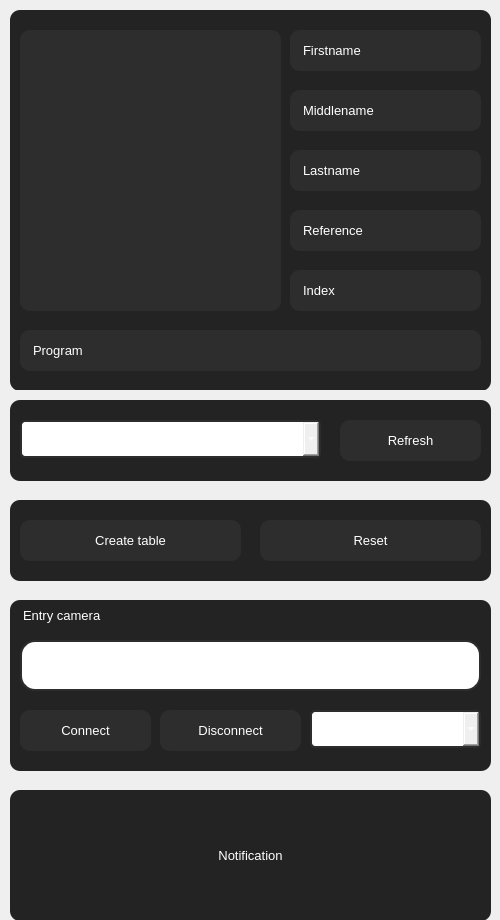
                <widget class="QFrame" name="left_frame">
                 <property name="minimumSize">
                  <size>
                   <width>500</width>
                   <height>0</height>
                  </size>
                 </property>
                 <property name="maximumSize">
                  <size>
                   <width>400</width>
                   <height>16777215</height>
                  </size>
                 </property>
                 <property name="styleSheet">
                  <string notr="true"/>
                 </property>
                 <property name="frameShape">
                  <enum>QFrame::NoFrame</enum>
                 </property>
                 <property name="frameShadow">
                  <enum>QFrame::Raised</enum>
                 </property>
                 <layout class="QVBoxLayout" name="verticalLayout_6">
                  <property name="spacing">
                   <number>0</number>
                  </property>
                  <property name="leftMargin">
                   <number>0</number>
                  </property>
                  <property name="topMargin">
                   <number>0</number>
                  </property>
                  <property name="rightMargin">
                   <number>0</number>
                  </property>
                  <property name="bottomMargin">
                   <number>0</number>
                  </property>
                  <item>
                   <widget class="QFrame" name="info_frame">
                    <property name="minimumSize">
                     <size>
                      <width>0</width>
                      <height>390</height>
                     </size>
                    </property>
                    <property name="maximumSize">
                     <size>
                      <width>16777215</width>
                      <height>390</height>
                     </size>
                    </property>
                    <property name="frameShape">
                     <enum>QFrame::NoFrame</enum>
                    </property>
                    <property name="frameShadow">
                     <enum>QFrame::Raised</enum>
                    </property>
                    <widget class="QLabel" name="image">
                     <property name="geometry">
                      <rect>
                       <x>20</x>
                       <y>30</y>
                       <width>261</width>
                       <height>281</height>
                      </rect>
                     </property>
                     <property name="font">
                      <font>
                       <family>Arial</family>
                       <pointsize>14</pointsize>
                       <weight>50</weight>
                       <bold>false</bold>
                      </font>
                     </property>
                     <property name="styleSheet">
                      <string notr="true">QLabel{
	color: rgb(255, 255, 255);
	background-color: rgb(45, 45, 45);
	border-radius: 10px;
}</string>
                     </property>
                     <property name="text">
                      <string/>
                     </property>
                     <property name="pixmap">
                      <pixmap resource="../resource/asset.qrc">:/icons/asset/image.svg</pixmap>
                     </property>
                     <property name="alignment">
                      <set>Qt::AlignCenter</set>
                     </property>
                    </widget>
                    <widget class="QLabel" name="firstname">
                     <property name="geometry">
                      <rect>
                       <x>290</x>
                       <y>30</y>
                       <width>191</width>
                       <height>41</height>
                      </rect>
                     </property>
                     <property name="font">
                      <font>
                       <family>MS Shell Dlg 2</family>
                       <pointsize>10</pointsize>
                       <weight>50</weight>
                       <bold>false</bold>
                      </font>
                     </property>
                     <property name="styleSheet">
                      <string notr="true">QLabel{
	color: rgb(255, 255, 255);
	background-color: rgb(45, 45, 45);
	border-radius: 10px;
	padding-left:10px;

}</string>
                     </property>
                     <property name="text">
                      <string>Firstname</string>
                     </property>
                     <property name="alignment">
                      <set>Qt::AlignLeading|Qt::AlignLeft|Qt::AlignVCenter</set>
                     </property>
                    </widget>
                    <widget class="QLabel" name="middlename">
                     <property name="geometry">
                      <rect>
                       <x>290</x>
                       <y>90</y>
                       <width>191</width>
                       <height>41</height>
                      </rect>
                     </property>
                     <property name="font">
                      <font>
                       <family>MS Shell Dlg 2</family>
                       <pointsize>10</pointsize>
                       <weight>50</weight>
                       <bold>false</bold>
                      </font>
                     </property>
                     <property name="styleSheet">
                      <string notr="true">QLabel{
	color: rgb(255, 255, 255);
	background-color: rgb(45, 45, 45);
	border-radius: 10px;
	padding-left:10px;

}</string>
                     </property>
                     <property name="text">
                      <string>Middlename</string>
                     </property>
                     <property name="alignment">
                      <set>Qt::AlignLeading|Qt::AlignLeft|Qt::AlignVCenter</set>
                     </property>
                    </widget>
                    <widget class="QLabel" name="lastname">
                     <property name="geometry">
                      <rect>
                       <x>290</x>
                       <y>150</y>
                       <width>191</width>
                       <height>41</height>
                      </rect>
                     </property>
                     <property name="font">
                      <font>
                       <family>MS Shell Dlg 2</family>
                       <pointsize>10</pointsize>
                       <weight>50</weight>
                       <bold>false</bold>
                      </font>
                     </property>
                     <property name="styleSheet">
                      <string notr="true">QLabel{
	color: rgb(255, 255, 255);
	background-color: rgb(45, 45, 45);
	border-radius: 10px;
	padding-left:10px;

}



</string>
                     </property>
                     <property name="text">
                      <string>Lastname</string>
                     </property>
                     <property name="alignment">
                      <set>Qt::AlignLeading|Qt::AlignLeft|Qt::AlignVCenter</set>
                     </property>
                    </widget>
                    <widget class="QLabel" name="refrence">
                     <property name="geometry">
                      <rect>
                       <x>290</x>
                       <y>210</y>
                       <width>191</width>
                       <height>41</height>
                      </rect>
                     </property>
                     <property name="font">
                      <font>
                       <family>MS Shell Dlg 2</family>
                       <pointsize>10</pointsize>
                       <weight>50</weight>
                       <bold>false</bold>
                      </font>
                     </property>
                     <property name="styleSheet">
                      <string notr="true">QLabel{
	color: rgb(255, 255, 255);
	background-color: rgb(45, 45, 45);
	border-radius: 10px;
	padding-left:10px;

}</string>
                     </property>
                     <property name="text">
                      <string>Reference</string>
                     </property>
                     <property name="alignment">
                      <set>Qt::AlignLeading|Qt::AlignLeft|Qt::AlignVCenter</set>
                     </property>
                    </widget>
                    <widget class="QLabel" name="index">
                     <property name="geometry">
                      <rect>
                       <x>290</x>
                       <y>270</y>
                       <width>191</width>
                       <height>41</height>
                      </rect>
                     </property>
                     <property name="font">
                      <font>
                       <family>MS Shell Dlg 2</family>
                       <pointsize>10</pointsize>
                       <weight>50</weight>
                       <bold>false</bold>
                      </font>
                     </property>
                     <property name="styleSheet">
                      <string notr="true">QLabel{
	color: rgb(255, 255, 255);
	background-color: rgb(45, 45, 45);
	border-radius: 10px;
	padding-left:10px;

}</string>
                     </property>
                     <property name="text">
                      <string>Index</string>
                     </property>
                     <property name="alignment">
                      <set>Qt::AlignLeading|Qt::AlignLeft|Qt::AlignVCenter</set>
                     </property>
                    </widget>
                    <widget class="QLabel" name="program">
                     <property name="geometry">
                      <rect>
                       <x>20</x>
                       <y>330</y>
                       <width>461</width>
                       <height>41</height>
                      </rect>
                     </property>
                     <property name="font">
                      <font>
                       <family>MS Shell Dlg 2</family>
                       <pointsize>10</pointsize>
                       <weight>50</weight>
                       <bold>false</bold>
                      </font>
                     </property>
                     <property name="styleSheet">
                      <string notr="true">QLabel{
	color: rgb(255, 255, 255);
	background-color: rgb(45, 45, 45);
	border-radius: 10px;
	padding-left:10px;

}</string>
                     </property>
                     <property name="text">
                      <string>Program</string>
                     </property>
                     <property name="alignment">
                      <set>Qt::AlignLeading|Qt::AlignLeft|Qt::AlignVCenter</set>
                     </property>
                    </widget>
                    <widget class="QLabel" name="image_2">
                     <property name="geometry">
                      <rect>
                       <x>10</x>
                       <y>10</y>
                       <width>481</width>
                       <height>381</height>
                      </rect>
                     </property>
                     <property name="font">
                      <font>
                       <family>Arial</family>
                       <pointsize>14</pointsize>
                       <weight>50</weight>
                       <bold>false</bold>
                      </font>
                     </property>
                     <property name="styleSheet">
                      <string notr="true">QLabel{
	color: rgb(255, 255, 255);
	background-color: rgb(35, 35, 35);
	border-radius: 10px;
}</string>
                     </property>
                     <property name="text">
                      <string/>
                     </property>
                     <property name="alignment">
                      <set>Qt::AlignCenter</set>
                     </property>
                    </widget>
                    <zorder>image_2</zorder>
                    <zorder>image</zorder>
                    <zorder>firstname</zorder>
                    <zorder>middlename</zorder>
                    <zorder>lastname</zorder>
                    <zorder>refrence</zorder>
                    <zorder>index</zorder>
                    <zorder>program</zorder>
                   </widget>
                  </item>
                  <item>
                   <widget class="QFrame" name="frame_3">
                    <property name="minimumSize">
                     <size>
                      <width>0</width>
                      <height>530</height>
                     </size>
                    </property>
                    <property name="maximumSize">
                     <size>
                      <width>16777215</width>
                      <height>530</height>
                     </size>
                    </property>
                    <property name="frameShape">
                     <enum>QFrame::NoFrame</enum>
                    </property>
                    <property name="frameShadow">
                     <enum>QFrame::Raised</enum>
                    </property>
                    <widget class="QLabel" name="label_notification">
                     <property name="geometry">
                      <rect>
                       <x>10</x>
                       <y>400</y>
                       <width>481</width>
                       <height>131</height>
                      </rect>
                     </property>
                     <property name="font">
                      <font>
                       <family>MS Shell Dlg 2</family>
                       <pointsize>10</pointsize>
                       <weight>50</weight>
                       <bold>false</bold>
                      </font>
                     </property>
                     <property name="styleSheet">
                      <string notr="true">QLabel{
	color: rgb(255, 255, 255);
	background-color: rgb(35, 35, 35);
	border-radius: 10px;
}</string>
                     </property>
                     <property name="text">
                      <string>Notification</string>
                     </property>
                     <property name="alignment">
                      <set>Qt::AlignCenter</set>
                     </property>
                     <property name="wordWrap">
                      <bool>true</bool>
                     </property>
                    </widget>
                    <widget class="QLineEdit" name="camera_ip">
                     <property name="geometry">
                      <rect>
                       <x>20</x>
                       <y>250</y>
                       <width>461</width>
                       <height>51</height>
                      </rect>
                     </property>
                     <property name="font">
                      <font>
                       <pointsize>10</pointsize>
                      </font>
                     </property>
                     <property name="styleSheet">
                      <string notr="true">QLineEdit{
	color: rgb(255, 255, 255);
	border: 2px solid  rgb(45, 45, 45);
	border-radius:15px;
	padding-left: 50px;
}

QLineEdit:hover{
	border:2px solid rgb(35, 35, 35);
}

QLineEdit:focus{
	border:2px solid rgb(255, 255, 255);
}</string>
                     </property>
                     <property name="placeholderText">
                      <string>Camera Id/IP ?</string>
                     </property>
                     <property name="clearButtonEnabled">
                      <bool>true</bool>
                     </property>
                    </widget>
                    <widget class="QPushButton" name="btn_connect_detect">
                     <property name="geometry">
                      <rect>
                       <x>20</x>
                       <y>320</y>
                       <width>131</width>
                       <height>41</height>
                      </rect>
                     </property>
                     <property name="font">
                      <font>
                       <pointsize>10</pointsize>
                      </font>
                     </property>
                     <property name="styleSheet">
                      <string notr="true">QPushButton{
	color: rgb(255, 255, 255);
	background-color: rgb(45, 45, 45);
	border:none;
	border-radius: 10px;
}

QPushButton:hover{
	border-radius: 20px;
}

QPushButton:pressed{
	border: 2px solid rgb(255,255,255);	
}</string>
                     </property>
                     <property name="text">
                      <string>Connect</string>
                     </property>
                     <property name="icon">
                      <iconset resource="../resource/asset.qrc">
                       <normaloff>:/icons/asset/video.svg</normaloff>:/icons/asset/video.svg</iconset>
                     </property>
                     <property name="iconSize">
                      <size>
                       <width>30</width>
                       <height>30</height>
                      </size>
                     </property>
                     <property name="flat">
                      <bool>true</bool>
                     </property>
                    </widget>
                    <widget class="QLabel" name="label_27">
                     <property name="geometry">
                      <rect>
                       <x>30</x>
                       <y>260</y>
                       <width>41</width>
                       <height>31</height>
                      </rect>
                     </property>
                     <property name="text">
                      <string/>
                     </property>
                     <property name="pixmap">
                      <pixmap resource="../resource/asset.qrc">:/icons/asset/video.svg</pixmap>
                     </property>
                    </widget>
                    <widget class="QPushButton" name="btn_disconnect">
                     <property name="geometry">
                      <rect>
                       <x>160</x>
                       <y>320</y>
                       <width>141</width>
                       <height>41</height>
                      </rect>
                     </property>
                     <property name="font">
                      <font>
                       <pointsize>10</pointsize>
                      </font>
                     </property>
                     <property name="styleSheet">
                      <string notr="true">QPushButton{
	color: rgb(255, 255, 255);
	background-color: rgb(45, 45, 45);
	border:none;
	border-radius: 10px;
}

QPushButton:hover{
	border-radius: 20px;
}

QPushButton:pressed{
	border: 2px solid rgb(255,255,255);	
}</string>
                     </property>
                     <property name="text">
                      <string>Disconnect</string>
                     </property>
                     <property name="icon">
                      <iconset resource="../resource/asset.qrc">
                       <normaloff>:/icons/asset/video-off.svg</normaloff>:/icons/asset/video-off.svg</iconset>
                     </property>
                     <property name="iconSize">
                      <size>
                       <width>30</width>
                       <height>30</height>
                      </size>
                     </property>
                     <property name="flat">
                      <bool>true</bool>
                     </property>
                    </widget>
                    <widget class="QComboBox" name="comboBox">
                     <property name="geometry">
                      <rect>
                       <x>310</x>
                       <y>320</y>
                       <width>171</width>
                       <height>38</height>
                      </rect>
                     </property>
                     <property name="minimumSize">
                      <size>
                       <width>0</width>
                       <height>38</height>
                      </size>
                     </property>
                     <property name="maximumSize">
                      <size>
                       <width>16777215</width>
                       <height>38</height>
                      </size>
                     </property>
                     <property name="font">
                      <font>
                       <pointsize>10</pointsize>
                      </font>
                     </property>
                     <property name="styleSheet">
                      <string notr="true">QComboBox{
	color: rgb(255, 255, 255);
	border: 2px solid rgb(45, 45, 45);
	padding-left:10px;
	border-radius: 5px;
}</string>
                     </property>
                     <property name="frame">
                      <bool>false</bool>
                     </property>
                    </widget>
                    <widget class="QLabel" name="firstname_23">
                     <property name="geometry">
                      <rect>
                       <x>10</x>
                       <y>210</y>
                       <width>481</width>
                       <height>171</height>
                      </rect>
                     </property>
                     <property name="font">
                      <font>
                       <family>Arial</family>
                       <pointsize>10</pointsize>
                       <weight>50</weight>
                       <bold>false</bold>
                      </font>
                     </property>
                     <property name="styleSheet">
                      <string notr="true">QLabel{
	color: rgb(255, 255, 255);
	background-color: rgb(35, 35, 35);
	border-radius: 10px;
	padding-left:10px;
	padding-top:5px;
}</string>
                     </property>
                     <property name="text">
                      <string>Entry camera</string>
                     </property>
                     <property name="alignment">
                      <set>Qt::AlignLeading|Qt::AlignLeft|Qt::AlignTop</set>
                     </property>
                    </widget>
                    <widget class="QLabel" name="firstname_24">
                     <property name="geometry">
                      <rect>
                       <x>10</x>
                       <y>110</y>
                       <width>481</width>
                       <height>81</height>
                      </rect>
                     </property>
                     <property name="font">
                      <font>
                       <family>Arial</family>
                       <pointsize>10</pointsize>
                       <weight>50</weight>
                       <bold>false</bold>
                      </font>
                     </property>
                     <property name="styleSheet">
                      <string notr="true">QLabel{
	color: rgb(255, 255, 255);
	background-color: rgb(35, 35, 35);
	border-radius: 10px;
	padding-left:10px;
}</string>
                     </property>
                     <property name="text">
                      <string/>
                     </property>
                     <property name="alignment">
                      <set>Qt::AlignLeading|Qt::AlignLeft|Qt::AlignTop</set>
                     </property>
                    </widget>
                    <widget class="QPushButton" name="btn_clear_label">
                     <property name="geometry">
                      <rect>
                       <x>260</x>
                       <y>130</y>
                       <width>221</width>
                       <height>41</height>
                      </rect>
                     </property>
                     <property name="font">
                      <font>
                       <pointsize>10</pointsize>
                      </font>
                     </property>
                     <property name="styleSheet">
                      <string notr="true">QPushButton{
	color: rgb(255, 255, 255);
	background-color: rgb(45, 45, 45);
	border:none;
	border-radius: 10px;
}

QPushButton:hover{
	border-radius: 20px;
}

QPushButton:pressed{
	border: 2px solid rgb(255,255,255);	
}</string>
                     </property>
                     <property name="text">
                      <string>Reset</string>
                     </property>
                     <property name="icon">
                      <iconset resource="../resource/asset.qrc">
                       <normaloff>:/icons/asset/delete.svg</normaloff>:/icons/asset/delete.svg</iconset>
                     </property>
                     <property name="iconSize">
                      <size>
                       <width>30</width>
                       <height>30</height>
                      </size>
                     </property>
                     <property name="flat">
                      <bool>true</bool>
                     </property>
                    </widget>
                    <widget class="QPushButton" name="btn_open_database">
                     <property name="geometry">
                      <rect>
                       <x>20</x>
                       <y>130</y>
                       <width>221</width>
                       <height>41</height>
                      </rect>
                     </property>
                     <property name="font">
                      <font>
                       <pointsize>10</pointsize>
                      </font>
                     </property>
                     <property name="styleSheet">
                      <string notr="true">QPushButton{
	color: rgb(255, 255, 255);
	background-color: rgb(45, 45, 45);
	border:none;
	border-radius: 10px;
}

QPushButton:hover{
	border-radius: 20px;
}

QPushButton:pressed{
	border: 2px solid rgb(255,255,255);	
}</string>
                     </property>
                     <property name="text">
                      <string>Create table</string>
                     </property>
                     <property name="icon">
                      <iconset resource="../resource/asset.qrc">
                       <normaloff>:/icons/asset/database.svg</normaloff>:/icons/asset/database.svg</iconset>
                     </property>
                     <property name="iconSize">
                      <size>
                       <width>30</width>
                       <height>30</height>
                      </size>
                     </property>
                     <property name="flat">
                      <bool>true</bool>
                     </property>
                    </widget>
                    <widget class="QLabel" name="firstname_25">
                     <property name="geometry">
                      <rect>
                       <x>10</x>
                       <y>10</y>
                       <width>481</width>
                       <height>81</height>
                      </rect>
                     </property>
                     <property name="font">
                      <font>
                       <family>Arial</family>
                       <pointsize>10</pointsize>
                       <weight>50</weight>
                       <bold>false</bold>
                      </font>
                     </property>
                     <property name="styleSheet">
                      <string notr="true">QLabel{
	color: rgb(255, 255, 255);
	background-color: rgb(35, 35, 35);
	border-radius: 10px;
	padding-left:10px;
}</string>
                     </property>
                     <property name="text">
                      <string/>
                     </property>
                     <property name="alignment">
                      <set>Qt::AlignLeading|Qt::AlignLeft|Qt::AlignTop</set>
                     </property>
                    </widget>
                    <widget class="QComboBox" name="database_tables">
                     <property name="geometry">
                      <rect>
                       <x>20</x>
                       <y>30</y>
                       <width>301</width>
                       <height>38</height>
                      </rect>
                     </property>
                     <property name="minimumSize">
                      <size>
                       <width>0</width>
                       <height>38</height>
                      </size>
                     </property>
                     <property name="maximumSize">
                      <size>
                       <width>16777215</width>
                       <height>38</height>
                      </size>
                     </property>
                     <property name="font">
                      <font>
                       <pointsize>10</pointsize>
                      </font>
                     </property>
                     <property name="styleSheet">
                      <string notr="true">QComboBox{
	color: rgb(255, 255, 255);
	border: 2px solid rgb(45, 45, 45);
	padding-left:10px;
	border-radius: 5px;
}</string>
                     </property>
                     <property name="frame">
                      <bool>false</bool>
                     </property>
                    </widget>
                    <widget class="QPushButton" name="btn_refresh">
                     <property name="geometry">
                      <rect>
                       <x>340</x>
                       <y>30</y>
                       <width>141</width>
                       <height>41</height>
                      </rect>
                     </property>
                     <property name="font">
                      <font>
                       <pointsize>10</pointsize>
                      </font>
                     </property>
                     <property name="styleSheet">
                      <string notr="true">QPushButton{
	color: rgb(255, 255, 255);
	background-color: rgb(45, 45, 45);
	border:none;
	border-radius: 10px;
}

QPushButton:hover{
	border-radius: 20px;
}

QPushButton:pressed{
	border: 2px solid rgb(255,255,255);	
}</string>
                     </property>
                     <property name="text">
                      <string>Refresh</string>
                     </property>
                     <property name="icon">
                      <iconset resource="../resource/asset.qrc">
                       <normaloff>:/icons/asset/refresh-cw.svg</normaloff>:/icons/asset/refresh-cw.svg</iconset>
                     </property>
                     <property name="iconSize">
                      <size>
                       <width>30</width>
                       <height>30</height>
                      </size>
                     </property>
                     <property name="flat">
                      <bool>true</bool>
                     </property>
                    </widget>
                    <zorder>firstname_23</zorder>
                    <zorder>label_notification</zorder>
                    <zorder>camera_ip</zorder>
                    <zorder>btn_connect_detect</zorder>
                    <zorder>label_27</zorder>
                    <zorder>btn_disconnect</zorder>
                    <zorder>comboBox</zorder>
                    <zorder>firstname_24</zorder>
                    <zorder>btn_clear_label</zorder>
                    <zorder>btn_open_database</zorder>
                    <zorder>firstname_25</zorder>
                    <zorder>database_tables</zorder>
                    <zorder>btn_refresh</zorder>
                   </widget>
                  </item>
                 </layout>
                </widget>
